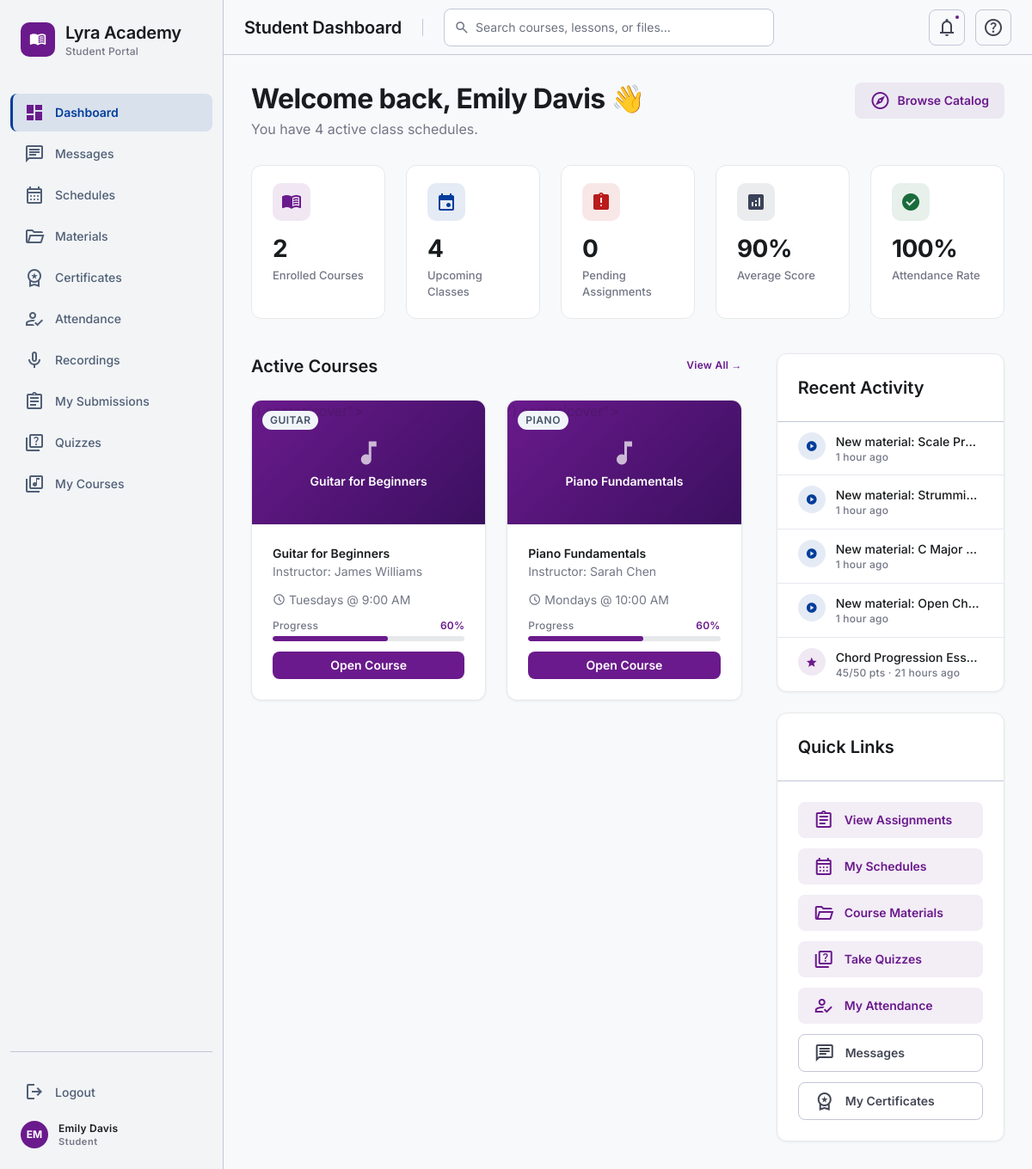
/40_Student_Dashboard/index.php (signed in), run on the app's committed database.
### tables this page shows
CREATE TABLE IF NOT EXISTS courses (
    id INT AUTO_INCREMENT PRIMARY KEY,
    title VARCHAR(150) NOT NULL,
    description TEXT,
    instrument_id INT,
    difficulty ENUM('beginner', 'intermediate', 'advanced') DEFAULT 'beginner',
    price DECIMAL(10, 2) DEFAULT 0.00,
    status ENUM('draft', 'published') DEFAULT 'draft',
    created_at TIMESTAMP DEFAULT CURRENT_TIMESTAMP,
    updated_at TIMESTAMP DEFAULT CURRENT_TIMESTAMP ON UPDATE CURRENT_TIMESTAMP,
    FOREIGN KEY (instrument_id) REFERENCES instruments(id) ON DELETE SET NULL
);

CREATE TABLE IF NOT EXISTS instruments (
    id INT AUTO_INCREMENT PRIMARY KEY,
    name VARCHAR(100) UNIQUE NOT NULL,
    description TEXT,
    created_at TIMESTAMP DEFAULT CURRENT_TIMESTAMP
);

### 40_Student_Dashboard/index.php (the view, shortened to what the rows shown need)
<?php
require_once __DIR__ . '/../config/design-system.php';
$pdo = require_once __DIR__ . '/../config/db.php';
$studentId   = $_SESSION['user_id'];
$studentName = $_SESSION['name'];
$stmt = $pdo->prepare("SELECT c.id, c.title, c.description, c.difficulty, i.name as instrument_name FROM courses c JOIN enrollments e ON c.id=e.course_id LEFT JOIN instruments i ON c.instrument_id=i.id WHERE e.student_id=:sid AND e.status='approved' ORDER BY c.title ASC");
$stmt->execute(['sid' => $studentId]);
$courses = $stmt->fetchAll();
$activeCourses = [];
foreach ($courses as $course) {
    $cid = $course['id'];
    $instStmt = $pdo->prepare("SELECT u.name FROM users u JOIN instructor_assignments ia ON u.id=ia.instructor_id WHERE ia.course_id=:cid LIMIT 1");
    $instStmt->execute(['cid' => $cid]);
    $instructorName = $instStmt->fetchColumn() ?: 'TBD';
    $schedStmt = $pdo->prepare("SELECT day_of_week, start_time FROM schedules WHERE course_id=:cid LIMIT 1");
    $schedStmt->execute(['cid' => $cid]);
    $schedule = $schedStmt->fetch();
    $nextLesson = $schedule ? $schedule['day_of_week'].'s @ '.date('g:i A', strtotime($schedule['start_time'])) : 'No schedule set';
    $aStmt = $pdo->prepare("SELECT COUNT(*) FROM assignments WHERE course_id=:cid");
    $aStmt->execute(['cid' => $cid]);
    $totalAssignments = intval($aStmt->fetchColumn());
    $sStmt = $pdo->prepare("SELECT COUNT(*) FROM submissions s JOIN assignments a ON s.assignment_id=a.id WHERE a.course_id=:cid AND s.student_id=:sid");
    $sStmt->execute(['cid' => $cid, 'sid' => $studentId]);
    $submittedAssignments = intval($sStmt->fetchColumn());
    $quizStmt = $pdo->prepare("
        SELECT COALESCE(AVG(qa.score * 100.0 / GREATEST(qa.total_points, 1)), 0)
        FROM quiz_attempts qa
        JOIN quizzes q ON qa.quiz_id = q.id
        WHERE q.course_id = :cid AND qa.student_id = :sid AND qa.completed_at IS NOT NULL AND qa.total_points > 0
    ");
    $quizStmt->execute(['cid' => $cid, 'sid' => $studentId]);
    $quizAvg = round(floatval($quizStmt->fetchColumn()));
    $partStmt = $pdo->prepare("
        SELECT COUNT(*) FROM lesson_participation lp
        JOIN class_sessions cs ON lp.class_id = cs.id
        WHERE cs.course_id = :cid AND lp.student_id = :sid AND lp.completed = 1
    ");
    $partStmt->execute(['cid' => $cid, 'sid' => $studentId]);
    $completedLessons = intval($partStmt->fetchColumn());
    $totalSessionsStmt = $pdo->prepare("SELECT COUNT(*) FROM class_sessions WHERE course_id = :cid AND status = 'completed'");
    $totalSessionsStmt->execute(['cid' => $cid]);
    $totalLessons = intval($totalSessionsStmt->fetchColumn());
    $aProgress = $totalAssignments > 0 ? ($submittedAssignments / $totalAssignments) : 0;
    $qProgress = $quizAvg / 100;
    $pProgress = $totalLessons > 0 ? ($completedLessons / $totalLessons) : 0;
    $weightedProgress = round(($aProgress * 60 + $qProgress * 25 + $pProgress * 15));
    $course['instructor_name'] = $instructorName;
    $course['next_lesson']     = $nextLesson;
    $course['progress_percent'] = $weightedProgress;
    $course['quiz_avg'] = $quizAvg;
    $course['completed_lessons'] = $completedLessons;
    $course['total_lessons'] = $totalLessons;
    $activeCourses[] = $course;
}
?>
<!DOCTYPE html>
<html lang="en">
<head>
</head>
<body class="bg-background text-on-surface">
<main id="lms-main-content" class="lms-main">
    <div class="page-content">
        <div class="page-header">
            <div>
                <h1 class="text-h1 text-on-surface mb-xs">Welcome back, <?= htmlspecialchars($studentName) ?> 👋</h1>
            </div>
        </div>
        <div class="grid grid-cols-1 lg:grid-cols-3 gap-lg">
            <section class="lg:col-span-2">
                <div class="flex items-center justify-between mb-md">
                    <h2 class="section-title mb-0">Active Courses</h2>
                </div>
                <?php if (empty($activeCourses)): ?>
                    <div class="lms-card px-md py-lg text-center text-outline">
                        <span class="material-symbols-outlined text-4xl mb-2 block" aria-hidden="true">school</span>
                        <p class="text-body-md mb-sm">You're not enrolled in any approved courses yet.</p>
                        <a href="/42_Public_Course_Catalog/index.php" class="btn btn-primary btn-sm" style="background:#6a1a8c">Browse Course Catalog</a>
                    </div>
                <?php else: ?>
                    <div class="grid grid-cols-1 md:grid-cols-2 gap-md">
                        <?php foreach ($activeCourses as $course): ?>
                            <div class="lms-card overflow-hidden flex flex-col">
                                <div class="h-36 relative flex items-center justify-center" style="background:linear-gradient(135deg,#6a1a8c,#3b1060)">
                                    <div class="absolute inset-0 opacity-20" style=""></div>
                                    <div class="relative text-center px-md">
                                         <span class="material-symbols-outlined icon-fill text-white text-4xl opacity-70" aria-hidden="true">music_note</span>
                                        <p class="text-white font-semibold text-sm mt-1 leading-tight"><?= htmlspecialchars($course['title']) ?></p>
                                    </div>
                                    <span class="absolute top-3 left-3 badge badge-neutral text-xs"><?= htmlspecialchars($course['instrument_name'] ?? 'General') ?></span>
                                </div>
                                <div class="px-md py-md flex-1 flex flex-col gap-sm">
                                    <div>
                                        <h3 class="font-semibold text-on-surface text-sm"><?= htmlspecialchars($course['title']) ?></h3>
                                        <p class="text-body-md text-outline">Instructor: <?= htmlspecialchars($course['instructor_name']) ?></p>
                                    </div>
                                    <div class="flex items-center gap-xs text-outline text-body-md">
                                         <span class="material-symbols-outlined" style="font-size:15px" aria-hidden="true">schedule</span>
                                        <span><?= htmlspecialchars($course['next_lesson']) ?></span>
                                    </div>
                                    <div>
                                        <div class="flex justify-between text-label-md mb-xs">
                                            <span class="text-outline">Progress</span>
                                            <span class="font-semibold" style="color:#6a1a8c"><?= $course['progress_percent'] ?>%</span>
                                        </div>
                                        <div class="progress-track" role="progressbar" aria-valuenow="<?= $course['progress_percent'] ?>" aria-valuemin="0" aria-valuemax="100">
                                            <div class="progress-fill" style="width:<?= $course['progress_percent'] ?>%;background:#6a1a8c"></div>
                                        </div>
                                    </div>
                                    <a href="/39_Student_My_Courses/index.php?course_id=<?= $course['id'] ?>"
                                       class="btn w-full mt-auto" style="background:#6a1a8c;color:#fff">
                                        Open Course
                                    </a>
                                </div>
                            </div>
                        <?php endforeach; ?>
                    </div>
                <?php endif; ?>
            </section>
            <div class="space-y-md">
                <section class="lms-card">
                    <div class="px-md py-md border-b border-outline-variant">
                        <h2 class="section-title mb-0">Recent Activity</h2>
                    </div>
                </section>
                <section class="lms-card">
                    <div class="px-md py-md border-b border-outline-variant">
                        <h2 class="section-title mb-0">Quick Links</h2>
                    </div>
                </section>
            </div>
        </div>
    </div>
</main>
</body>
</html>

### data on the page
courses: title "Guitar for Beginners", instrument.name "GUITAR", instructor_name "James Williams", next_lesson "Tuesdays @ 9:00 AM", progress_percent "60"
courses: title "Piano Fundamentals", instrument.name "PIANO", instructor_name "Sarah Chen", next_lesson "Mondays @ 10:00 AM", progress_percent "60"

### other printed values
$cfg['label'] "Student Portal"
$item['label'] "Dashboard"
$item['label'] "Messages"
$item['label'] "Schedules"
$item['label'] "Materials"
$item['label'] "Certificates"
$item['label'] "Attendance"
$item['label'] "Recordings"
$item['label'] "My Submissions"
$item['label'] "Quizzes"
$item['label'] "My Courses"
$initials "EM"
$name "Emily Davis"
$roleLabel "Student"
$pageTitle "Student Dashboard"
